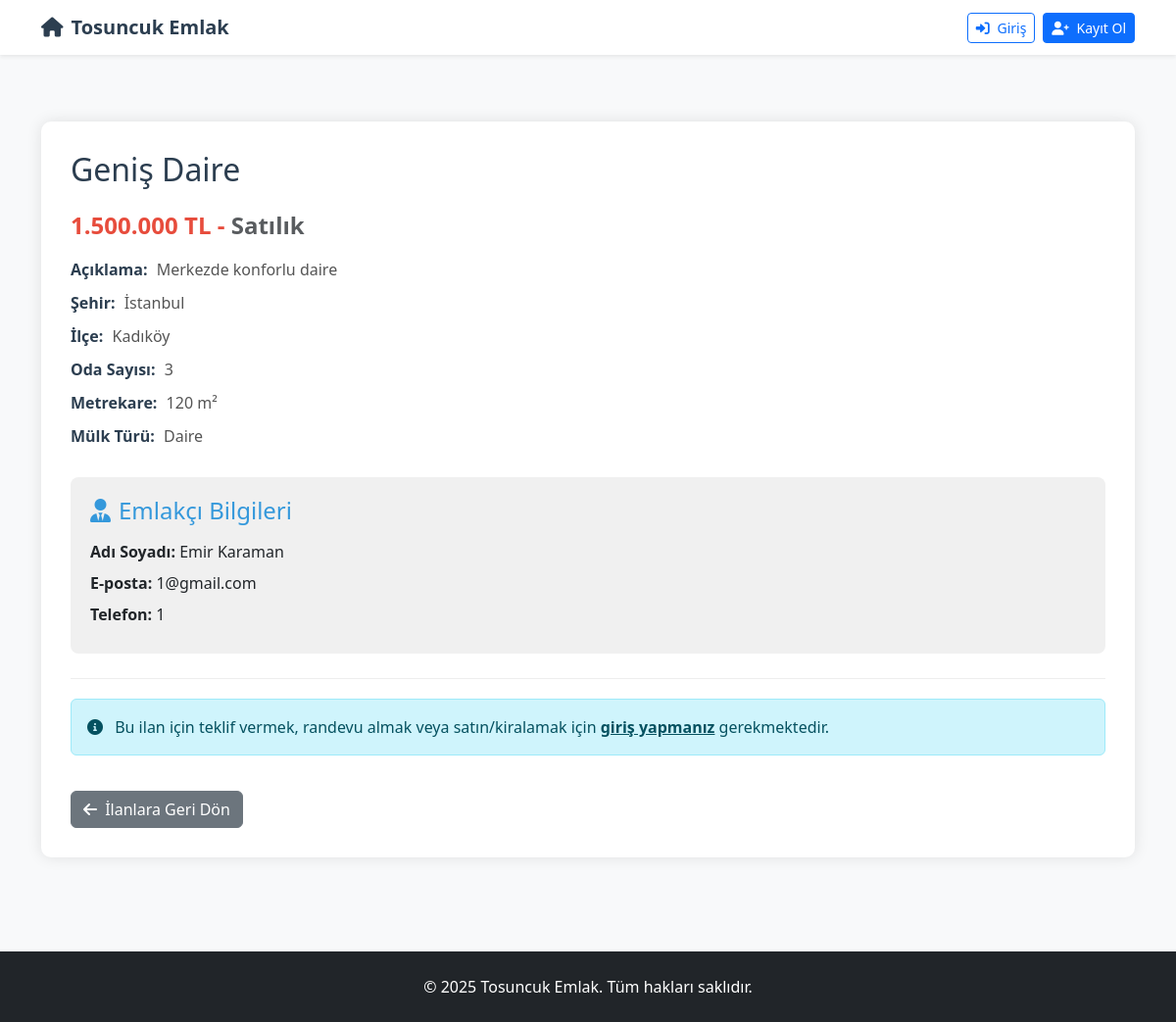
Page /Website/detay.php?id=101 on the committed database.
### Website/detay.php (the view, shortened to what this page needs)
<?php
require_once 'baglanti.php';
if (isset($_GET['id']) && is_numeric($_GET['id'])) {
    $ilan_id = mysqli_real_escape_string($baglanti, $_GET['id']);
    $ilan_sorgu = mysqli_query($baglanti, "SELECT m.*, k.`kullanıcı_adı` AS emlakci_adi, k.email AS emlakci_email, k.tel AS emlakci_tel, k.id AS emlakci_id FROM `mülk` m LEFT JOIN `kullanıcılar` k ON m.emlakçı_id = k.id WHERE  m.id = $ilan_id");
    if ($ilan = mysqli_fetch_assoc($ilan_sorgu)) {
        $is_sold = ($ilan['durum'] === 'Satıldı/Kiralandı');
        ?>
        <!DOCTYPE html>
        <html lang="tr">
        <head>
            <link href="https://cdn.jsdelivr.net/npm/bootstrap@5.3.0/dist/css/bootstrap.min.css" rel="stylesheet">
            <link rel="stylesheet" href="https://cdnjs.cloudflare.com/ajax/libs/font-awesome/6.0.0/css/all.min.css">
        </head>
        <body>
            <nav class="navbar navbar-expand-lg navbar-light bg-white shadow-sm">
                <div class="container">
                    <a class="navbar-brand" href="index.php">
                        <i class="fas fa-home me-2"></i>Tosuncuk Emlak
                    </a>
                    <div class="d-flex align-items-center">
                        <?php if (isset($_SESSION['giris_yapildi']) && $_SESSION['giris_yapildi'] === true): ?>
                            <div class="me-3">
                                <i class="fas fa-user me-1"></i>
                                <?= htmlspecialchars($_SESSION['kullanici_adi']) ?>
                            </div>
                            <a href="cikis.php" class="btn btn-outline-danger btn-sm">
                                <i class="fas fa-sign-out-alt me-1"></i> Çıkış
                            </a>
                        <?php else: ?>
                            <a href="müşterigiriş.php" class="btn btn-outline-primary btn-sm me-2">
                                <i class="fas fa-sign-in-alt me-1"></i> Giriş
                            </a>
                            <a href="müşterikayit.php" class="btn btn-primary btn-sm">
                                <i class="fas fa-user-plus me-1"></i> Kayıt Ol
                            </a>
                        <?php endif; ?>
                    </div>
                </div>
            </nav>
            <div class="container py-5">
                <div class="row">
                    <div class="<?= $is_sold ? 'col-md-8' : 'col-md-12' ?>">
                        <div class="property-detail">
                            <h2 class="property-title"><?= htmlspecialchars($ilan['başlık']) ?></h2>
                            <p class="property-price"><?= number_format($ilan['fiyat'], 0, ',', '.') ?> TL - <span class="text-muted"><?= htmlspecialchars($ilan['durum']) ?></span></p>
                            <p class="property-info-item"><strong>Açıklama:</strong> <?= nl2br(htmlspecialchars($ilan['açıklama'])) ?></p>
                            <p class="property-info-item"><strong>Şehir:</strong> <?= htmlspecialchars($ilan['şehir']) ?></p>
                            <p class="property-info-item"><strong>İlçe:</strong> <?= htmlspecialchars($ilan['ilçe']) ?></p>
                            <p class="property-info-item"><strong>Oda Sayısı:</strong> <?= htmlspecialchars($ilan['odasayısı']) ?></p>
                            <p class="property-info-item"><strong>Metrekare:</strong> <?= htmlspecialchars($ilan['m^2']) ?> m²</p>
                            <p class="property-info-item"><strong>Mülk Türü:</strong> <?= htmlspecialchars($ilan['tür']) ?></p>
                            <?php if ($ilan['emlakci_adi']): ?>
                                <div class="agent-info">
                                    <h4 class="agent-title"><i class="fas fa-user-tie me-2"></i>Emlakçı Bilgileri</h4>
                                    <p class="agent-detail"><strong>Adı Soyadı:</strong> <?= htmlspecialchars($ilan['emlakci_adi']) ?></p>
                                    <p class="agent-detail"><strong>E-posta:</strong> <?= htmlspecialchars($ilan['emlakci_email']) ?></p>
                                    <p class="agent-detail"><strong>Telefon:</strong> <?= htmlspecialchars($ilan['emlakci_tel']) ?></p>
                                </div>
                            <?php else: ?>
                                <div class="alert alert-warning mt-3">
                                    <i class="fas fa-exclamation-triangle me-2"></i> Emlakçı bilgileri bulunamadı.
                                </div>
                            <?php endif; ?>
                            <div class="action-buttons">
                                <?php if (isset($_SESSION['giris_yapildi']) && $_SESSION['giris_yapildi'] === true): ?>
                                    <button type="button" class="btn btn-teklif <?= $is_sold ? 'btn-disabled' : '' ?>" <?= $is_sold ? '' : 'data-bs-toggle="modal" data-bs-target="#teklifModal"' ?>>
                                        <i class="fas fa-money-bill-wave me-1"></i> Teklif Ver
                                    </button>
                                    <button type="button" class="btn btn-randevu <?= $is_sold ? 'btn-disabled' : '' ?>" <?= $is_sold ? '' : 'data-bs-toggle="modal" data-bs-target="#randevuModal"' ?>>
                                        <i class="far fa-calendar-alt me-1"></i> Randevu Al
                                    </button>
                                    <button type="button" class="btn btn-satin-al <?= $is_sold ? 'btn-disabled' : '' ?>" <?= $is_sold ? '' : 'data-bs-toggle="modal" data-bs-target="#satinAlModal"' ?>>
                                        <i class="fas fa-shopping-cart me-1"></i> Satın Al/ Kirala
                                    </button>
                                <?php else: ?>
                                    <div class="alert alert-info">
                                        <i class="fas fa-info-circle me-2"></i>
                                        Bu ilan için teklif vermek, randevu almak veya satın/kiralamak  için
                                        <a href="müşterigiriş.php" class="alert-link">giriş yapmanız</a> gerekmektedir.
                                    </div>
                                <?php endif; ?>
                            </div>
                            <a href="index.php" class="btn btn-secondary go-back-btn">
                                <i class="fas fa-arrow-left me-1"></i> İlanlara Geri Dön
                            </a>
                        </div>
                    </div>
                </div>
            </div>
            <footer class="bg-dark text-white py-4 mt-5">
                <div class="container text-center">
                    <p class="mb-0">&copy; 2025 Tosuncuk Emlak. Tüm hakları saklıdır.</p>
                </div>
            </footer>
        </body>
        </html>
        <?php
    } else {
        echo "İlan bulunamadı.";
    }
} else {
    echo "Geçersiz ilan ID'si.";
}
?>

### Website/detay.php (style rules this page uses)
:root { --primary-color: #2c3e50; --secondary-color: #3498db; --accent-color: #e74c3c; --success-color: #2ecc71; }
body { font-family: 'Segoe UI', Tahoma, Geneva, Verdana, sans-serif; background-color: #f8f9fa; }
.navbar-brand { font-weight: 700; color: var(--primary-color) !important; }
.property-detail { background: white; padding: 30px; border-radius: 10px; box-shadow: 0 0 15px rgba(0,0,0,0.1); margin-top: 20px; }
.property-title { color: var(--primary-color); margin-bottom: 20px; }
.property-price { color: var(--accent-color); font-size: 1.5rem; font-weight: bold; margin-bottom: 15px; }
.property-info-item { margin-bottom: 10px; color: #555; }
.property-info-item strong { color: var(--primary-color); font-weight: 600; margin-right: 5px; }
.agent-info { background-color: #f0f0f0; padding: 20px; border-radius: 8px; margin-top: 30px; }
.agent-title { color: var(--secondary-color); margin-bottom: 15px; }
.agent-detail { margin-bottom: 8px; }
.action-buttons { margin-top: 25px; padding-top: 20px; border-top: 1px solid #eee; }
.go-back-btn { margin-top: 20px; }

### rows in the picture
mülk: başlık "Geniş Daire", fiyat "1.500.000", durum "Satılık", açıklama "Merkezde konforlu daire", şehir "İstanbul", ilçe "Kadıköy", odasayısı "3", value "120", tür "Daire", emlakçı.kullanıcı_adı "Emir Karaman", emlakçı.email "1@gmail.com", emlakçı.tel "1"
